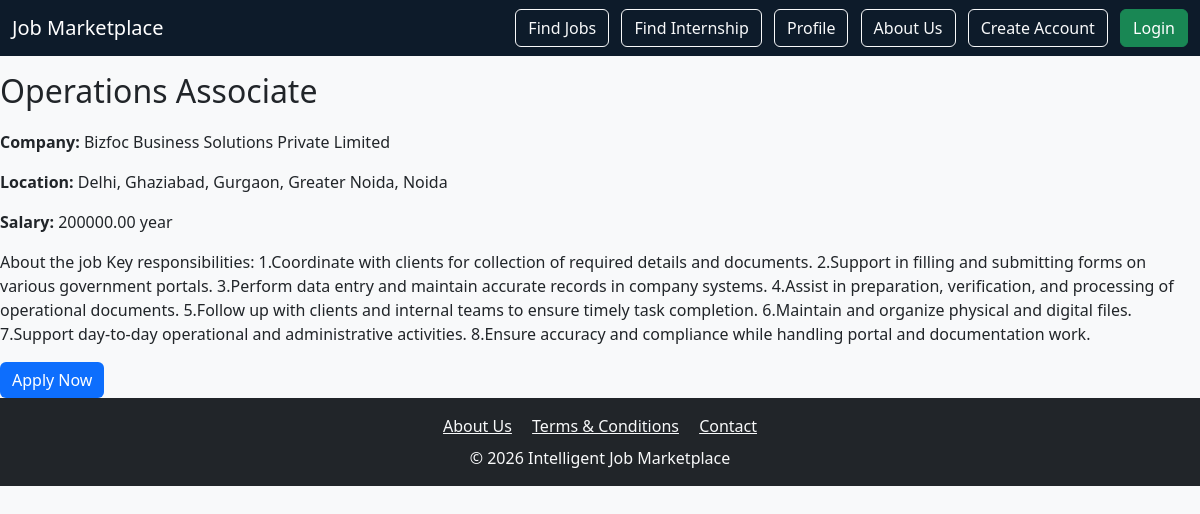
The app's page /job/3/ with its own data.
### jobs/models.py (models this page shows, shortened)
class Job(models.Model):
    JOB_TYPE_CHOICES = [
        ("full_time", "Full-Time"),
        ("part_time", "Part-Time"),
        ("remote", "Work From Home"),
    ]
    title = models.CharField(max_length=200)
    company = models.CharField(max_length=200)
    location = models.CharField(max_length=200)
    description = models.TextField(default="No description provided")
    salary = models.DecimalField(max_digits=10, decimal_places=2, blank=True, null=True)
    salary_type = models.CharField(max_length=20, choices=[("year", "Per Year"), ("month", "Per Month")], default="year")
    job_type = models.CharField(max_length=20, choices=JOB_TYPE_CHOICES, default="full_time")
    posted_at = models.DateTimeField(auto_now_add=True)
    featured = models.BooleanField(default=False)

### jobs/views.py (the view)
# urls.py: path("job/<int:pk>/", views.job_detail, name="job_detail"),
def job_detail(request, pk):
    job = Job.objects.get(pk=pk)
    return render(request, "job_detail.html", {"job": job})

### jobs/templates/job_detail.html
{% extends "base.html" %}
{% block content %}
<h2>{{ job.title }}</h2>
<p><strong>Company:</strong> {{ job.company }}</p>
<p><strong>Location:</strong> {{ job.location }}</p>
<p><strong>Salary:</strong> {{ job.salary }} {{ job.salary_type }}</p>
<p>{{ job.description }}</p>
<a href="{% url 'apply_job' job.id %}" class="btn btn-primary">Apply Now</a>
{% endblock %}

### jobs/static/css/style.css (style rules this page uses)
body { background-color: #f8f9fa; color: #212529; font-family: "Segoe UI", Arial, sans-serif; }
h2 { margin-bottom: 20px; color: #212529; }
.btn-primary { background-color: #0d6efd; border: none; }

### records on screen
Job: title "Operations Associate", company "Bizfoc Business Solutions Private Limited", location "Delhi, Ghaziabad, Gurgaon, Greater Noida, Noida", salary "200000.00", salary_type "year", description "About the job Key responsibilities: 1.Coordinate with clients for collection of required details and documents. 2.Support in filling and submitting forms on various government portals. 3.Perform data entry and maintain accurate records in company systems. 4.Assist in preparation, verification, and processing of operational documents. 5.Follow up with clients and internal teams to ensure timely task completion. 6.Maintain and organize physical and digital files. 7.Support day-to-day operational and administrative activities. 8.Ensure accuracy and compliance while handling portal and documentation work."
